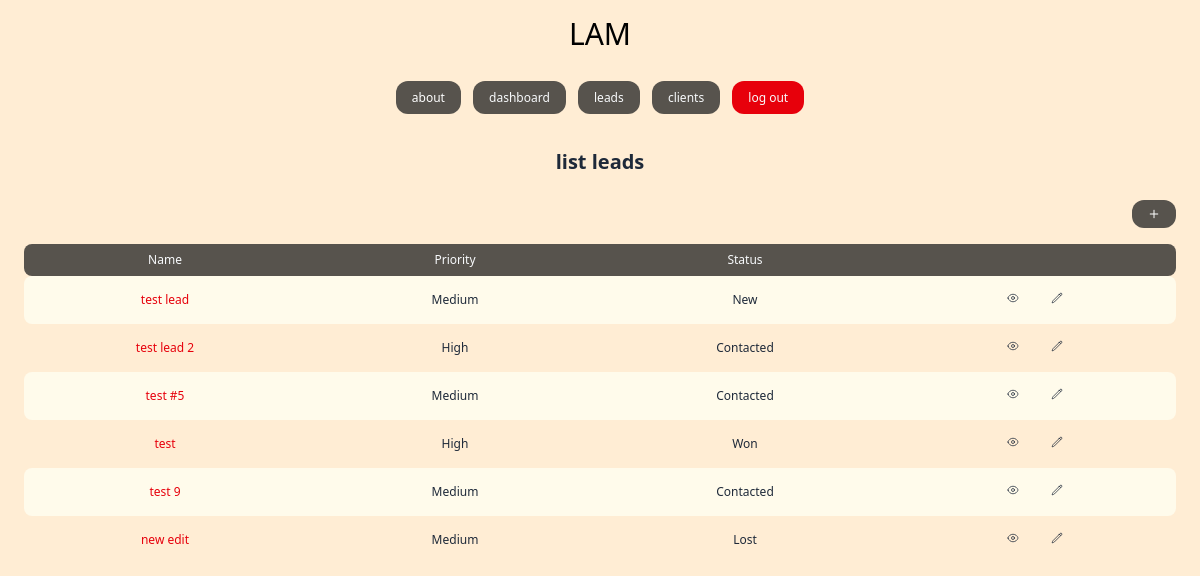
Screenshot of /dashboard/leads/ (signed in) with the database file from the repository.
### lead/models.py (models this page shows, shortened)
class Lead(models.Model):
    LOW = 'low'
    MEDIUM = 'medium'
    HIGH = 'high'
    CHOICES_PRIORITY = (
        (LOW, 'Low'),
        (MEDIUM, 'Medium'),
        (HIGH, 'High')
    )
    NEW = 'new'
    CONTACTED = 'contacted'
    WON = 'won'
    LOST = 'lost'
    CHOICES_STATUS = (
        (NEW, 'New'),
        (CONTACTED, 'Contacted'),
        (WON, 'Won'),
        (LOST, 'Lost')
    )
    name = models.CharField(max_length=255)
    email = models.EmailField()
    description = models.TextField(blank=True, null=True)
    priority = models.CharField(max_length=10, choices=CHOICES_PRIORITY, default=MEDIUM)
    created_by = models.ForeignKey(User, related_name ='leads', on_delete=models.CASCADE )
    created_at = models.DateTimeField(auto_now_add=True)
    modified_at = models.DateTimeField(auto_now=True)
    status = models.CharField(max_length=20, choices=CHOICES_STATUS, default='new')
    convert_to_client = models.BooleanField(default=False)

### lead/views.py (the view)
# urls.py: path('', views.leads_list, name='leads_list'),
@login_required
def leads_list(request):
    leads = Lead.objects.filter(created_by=request.user)
    return render (request, 'lead/leads_list.html', {
        'leads' : leads
    })

### lead/templates/lead/leads_list.html (shortened to what this page needs)
{% extends 'core/base.html' %}
{% block content %}
<div class="py-6 px-6 bg-orange-100 min-h-screen">
    <h1 class="mb-6 text-center text-xl font-semibold text-gray-800">list leads</h1>
    <div class="flex justify-end mb-4" title="add lead">
        <a href="{% url 'add_lead' %}" class="inline-block py-2 px-4 bg-stone-600 hover:bg-stone-800 text-white text-xs rounded-xl transition duration-300">
            <svg xmlns="http://www.w3.org/2000/svg" fill="none" viewBox="0 0 24 24" stroke-width="2" stroke="currentColor" class="size-3">
                <path stroke-linecap="round" stroke-linejoin="round" d="M12 4.5v15m7.5-7.5h-15" />
            </svg>
        </a>
    </div>
    <div class="grid grid-cols-4 gap-2 text-xs bg-stone-600 rounded-lg">
        <p class="py-2 text-center text-slate-50">Name</p>
        <p class="py-2 text-center text-slate-50">Priority</p>
        <p class="py-2 text-center text-slate-50">Status</p>
        <p class="py-2 text-center text-slate-50"></p>
    </div>
    {% for lead in leads %}
    <div class="grid grid-cols-4 gap-2 text-xs text-gray-800 {% cycle 'bg-amber-50' '' %} rounded-lg">
        <p class="py-4 px-2 text-center">
            <a class="font-medium text-red-600">{{ lead.name }}</a>
        </p>
        <p class="py-4 px-2 text-center">{{ lead.get_priority_display }}</p>
        <p class="py-4 px-2 text-center">{{ lead.get_status_display }}</p>
        <p class="py-4 px-2 text-center flex justify-center space-x-8">
            <a href="{% url 'lead_detail' lead.id %}" title="preview">
            </a>
            <a href="{% url 'leads_edit' lead.id %}" title="edit">
            </a>
        </p>
    </div>
    {% empty %}
    <div class="text-center text-gray-500 text-xs py-6">
        No leads found.
    </div>
    {% endfor %}
</div>
{% endblock %}

### core/templates/core/base.html (shortened to what this page needs)
<!doctype html>
<html>
    <head>
        <script src="https://cdn.jsdelivr.net/npm/@tailwindcss/browser@4"></script>
    </head>
    <body>
<div class="py-4 px-6 bg-orange-100">
    <h1 class="text-3xl text-center bg-orange-100">
        LAM
    </h1>
</div>
    <nav class="py-4 px-6 flex justify-center bg-orange-100">
        <div class="space-x-2">
            <a href="{% url 'about' %}" class="py-2 px-4 text-center bg-stone-600 text-xs text-slate-50 rounded-xl text-white">about</a>
                {% if request.user.is_authenticated %}
                    <a href="{% url 'dashboard' %}" class="py-2 px-4 text-center bg-stone-600 rounded-xl text-xs text-slate-50">dashboard</a>
                    <a href="{% url 'leads_list' %}" class="py-2 px-4 text-center bg-stone-600 rounded-xl text-xs text-slate-50">leads</a>
                    <a href="{% url 'clients_list' %}" class="py-2 px-4 text-center bg-stone-600 rounded-xl text-xs text-slate-50">clients</a>
                    <a href="{% url 'logout' %}" class="py-2 px-4  text-center bg-red-600 text-xs rounded-xl text-slate-50">log out</a>
                {% else %}
                    <a href="{% url 'login' %}" class="py-2 px-4 text-center bg-stone-600 text-xs text-slate-50 rounded-xl text-white">log in</a>
                    <a href="{% url 'signup' %}" class="py-2 px-4 text-center bg-stone-500 text-xs text-slate-50 rounded-xl">sign up</a>
                {% endif %}
        </div>
    </nav>
    {% block content %}
    {% endblock %}
    </body>
</html>

### rows the page displays
Lead: name "test lead", priority "Medium", status "New"
Lead: name "test lead 2", priority "High", status "Contacted"
Lead: name "test #5", priority "Medium", status "Contacted"
Lead: name "test", priority "High", status "Won"
Lead: name "test 9", priority "Medium", status "Contacted"
Lead: name "new edit", priority "Medium", status "Lost"
